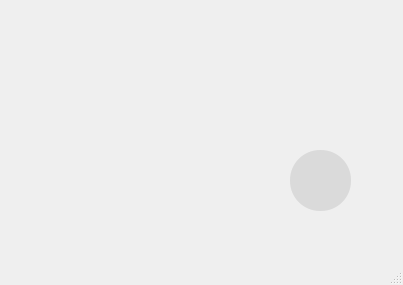
<?xml version="1.0" encoding="UTF-8"?>
<ui version="4.0">
 <class>ProductoCruz</class>
 <widget class="QMainWindow" name="ProductoCruz">
  <property name="geometry">
   <rect>
    <x>0</x>
    <y>0</y>
    <width>403</width>
    <height>285</height>
   </rect>
  </property>
  <property name="windowTitle">
   <string>Producto Cruz de Vectores</string>
  </property>
  <widget class="QWidget" name="centralwidget">
   <widget class="QLabel" name="label">
    <property name="geometry">
     <rect>
      <x>0</x>
      <y>0</y>
      <width>401</width>
      <height>241</height>
     </rect>
    </property>
    <property name="text">
     <string/>
    </property>
    <property name="pixmap">
     <pixmap>Imagenes/fondo.jpg</pixmap>
    </property>
    <property name="scaledContents">
     <bool>true</bool>
    </property>
   </widget>
   <widget class="QPushButton" name="pushButton_27">
    <property name="geometry">
     <rect>
      <x>290</x>
      <y>150</y>
      <width>61</width>
      <height>61</height>
     </rect>
    </property>
    <property name="cursor">
     <cursorShape>PointingHandCursor</cursorShape>
    </property>
    <property name="styleSheet">
     <string notr="true">color: rgb(255, 255, 255);
background-color: rgb(218, 218, 218);


border-radius: 30px;
</string>
    </property>
    <property name="text">
     <string/>
    </property>
    <property name="icon">
     <iconset>
      <normaloff>Imagenes/files.png</normaloff>Imagenes/files.png</iconset>
    </property>
   </widget>
   <widget class="QLabel" name="label_2">
    <property name="geometry">
     <rect>
      <x>40</x>
      <y>10</y>
      <width>331</width>
      <height>201</height>
     </rect>
    </property>
    <property name="text">
     <string/>
    </property>
    <property name="pixmap">
     <pixmap>Imagenes/Captura_de_pantalla_2024-05-23_004946-removebg-preview.png</pixmap>
    </property>
    <property name="scaledContents">
     <bool>true</bool>
    </property>
   </widget>
  </widget>
  <widget class="QMenuBar" name="menubar">
   <property name="geometry">
    <rect>
     <x>0</x>
     <y>0</y>
     <width>403</width>
     <height>26</height>
    </rect>
   </property>
  </widget>
  <widget class="QStatusBar" name="statusbar"/>
 </widget>
 <resources/>
 <connections/>
</ui>
